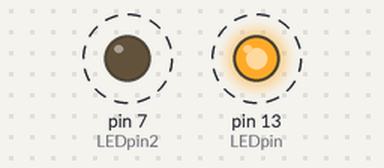
Recording of a sketch running on a simulated Arduino Uno, built with avr-gcc and run on an emulated ATmega328P. Parts: output pins drawn as LEDs (lit = HIGH). Dashed ring = blinking.

Above: at 0.17 s.
Timing chart, 0 to 3.0 s (numbered marks = the images above):
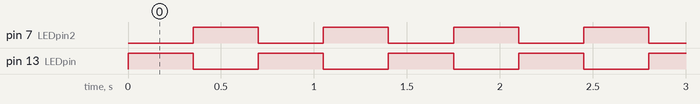

The sketch:

1-double-blink.ino
```cpp
int LEDpin = 13;  //Where the LED is connected
int LEDpin2 = 7;  //Where the LED is connected
int blinkDelay = 350;  //delay in milliseconds


void setup(){

 	pinMode(LEDpin, OUTPUT);  //sets the pin to OUTPUT
    pinMode(LEDpin2, OUTPUT);  //sets the pin to OUTPUT

}

void loop(){

  digitalWrite(LEDpin, HIGH); //turns on the LED
  digitalWrite(LEDpin2, LOW); //turns off the LED
  delay(blinkDelay);  //pauses the code
  digitalWrite(LEDpin, LOW);  //turns off the LED
  digitalWrite(LEDpin2, HIGH); //turns on the LED
  delay(blinkDelay);  //pauses the code


}
```

Measured:
- by itself, pin 7 (LEDpin2), pin 13 (LEDpin): alternates HIGH for 0.35 s and LOW for 0.35 s
